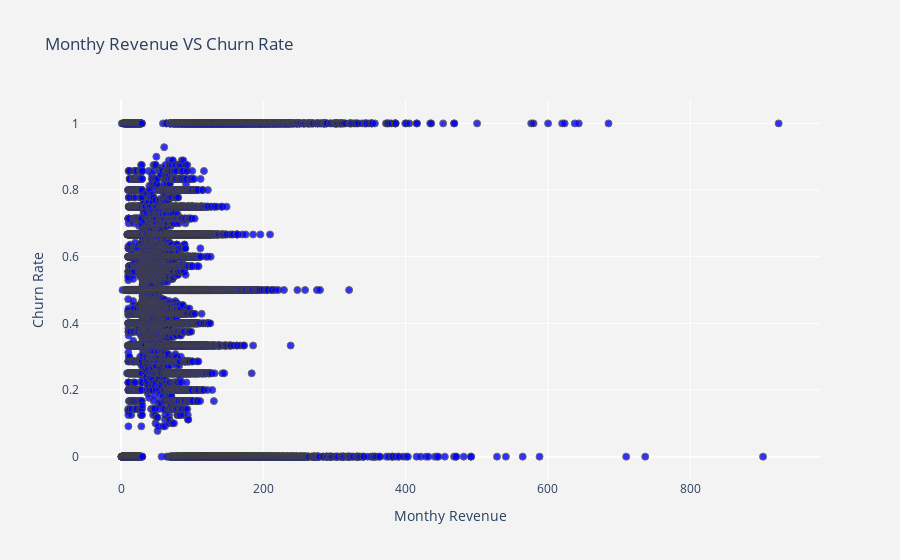

Write notebook code for a chart like this one.
### Code cell
df_plot = df_data.groupby('avgrev').churn.mean().reset_index()
plot_data = [
    go.Scatter(
        x=df_plot['avgrev'],
        y=df_plot['churn'],
        mode='markers',
        name='Low',
        marker= dict(size= 7,
            line= dict(width=1),
            color= 'blue',
            opacity= 0.8
           ),
    )
]
plot_layout = go.Layout(
        yaxis= {'title': "Churn Rate"},
        xaxis= {'title': "Monthy Revenue"},
        title='Monthy Revenue VS Churn Rate',
        plot_bgcolor  = "rgb(243,243,243)",
        paper_bgcolor  = "rgb(243,243,243)",
    )
fig = go.Figure(data=plot_data, layout=plot_layout)
pyoff.iplot(fig)

### Figure 1 — Plotly figure (JSON) as saved in the notebook; plotly's stock layout.template omitted (floating-point values rounded to 4 significant figures; data arrays with more than 128 entries replaced by an {"elided": "..."} marker saying what was removed)
{"data": [{"marker": {"color": "blue", "line": {"width": 1}, "opacity": 0.8, "size": 7}, "mode": "markers", "name": "Low", "type": "scatter", "x": {"elided": "14863 float values"}, "y": {"elided": "14863 float values"}}], "layout": {"paper_bgcolor": "rgb(243,243,243)", "plot_bgcolor": "rgb(243,243,243)", "title": {"text": "Monthy Revenue VS Churn Rate"}, "xaxis": {"title": {"text": "Monthy Revenue"}}, "yaxis": {"title": {"text": "Churn Rate"}}}}
